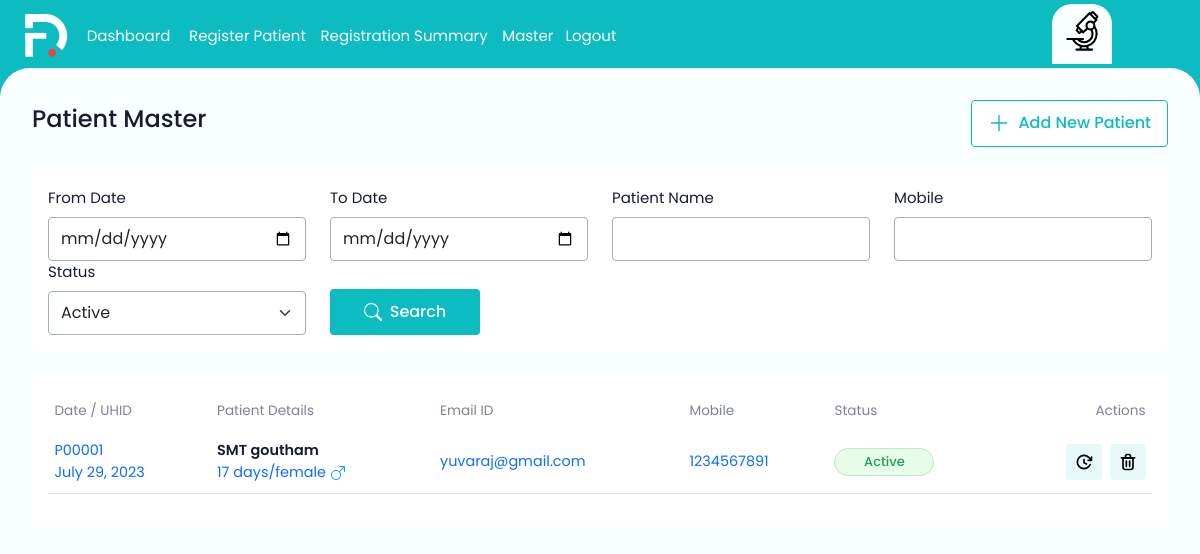
Screenshot of /registersummary/ (signed in) with the database file from the repository.
### ekonapp/models.py (models this page shows, shortened)
class ekon(models.Model):
    uhid = models.CharField(max_length=255)
    Mr = 'Mr'
    SMT  = 'SMT'
    OTHERS = 'OTHERS'
    ANIMAL = 'ANIMAL'
    BABY = 'BABY'
    MS = 'MS'
    MRS = 'MRS'
    DR = 'DR'
    MASTER = 'MASTER'
    STATUS_CHOICES = [
        (Mr, 'Mr'),
        (SMT, 'SMT'),
        (OTHERS, 'OTHERS'),
        (ANIMAL, 'ANIMAL'),
        (BABY, 'BABY'),
        (MS, 'MS'),
        (MRS, 'MRS'),
        (DR, 'DR'),
        (MASTER, 'MASTER')
    ]
    title = models.CharField(max_length=255)
    male = 'male'
    female = 'female'
    Others = 'Others'
    STATUS_CHOICES = [
        (male, 'male'),
        (female, 'female'),
        (Others,'Others'),
    ]
    gender = models.CharField(max_length=255)
    patient_name = models.CharField(max_length=255)
    dob = models.DateField()
    age = models.CharField(max_length=255)
    email_id = models.EmailField()
    contact_number = models.CharField(max_length=255)
    date =  models.DateField(auto_now_add=True)
    Active = 'Active'
    Inactive = 'Inactive'
    STATUS_CHOICES = [
        (Active, 'Active'),
        (Inactive, 'Inactive'),
    ]
    status = models.CharField(max_length=255, choices=STATUS_CHOICES)
    accession_number = models.CharField(max_length=50)

### ekonapp/decorators.py (the view)
    def wrapper(request, *args, **kwargs):
        if not request.user.is_authenticated:
            return redirect('registerlogin')
        elif not Device.objects.filter(user=request.user, is_registered=True).exists():
            return redirect('register_device')
        else:
            return view_func(request, *args, **kwargs)

### ekonapp/templates/registration-summary.html (shortened to what this page needs)
{% extends "base.html" %}
{% block content %}
  <main>
    <div class="mb-4 d-flex gap-3 align-items-center pe-3">
        <h5 class="page-heading">Patient Master</h5>
        <div class="ms-auto">
          <div class="d-flex gap-3">
            <a href = "{% url 'patient-registration' %}">
            <button type="submit" class="theme-btn-outline" >
              <svg>
                  <use xlink:href="static/images/iocn.svg#add"></use><a href ="{% url 'patient-registration' %}">
              </svg>
              <span>Add New Patient</span>
          </button>
        </a>
      </div>
        </div>
      </div>
      <form method="POST" action="{% url 'registrationsummary' %}">
    <div class="auto-scroll">
          <div class="bg-white rounded-2 p-3 mb-4">
              <div class="row">
                <div class="col-md-3">
                  <label class="form-label">From Date</label>
                  <input type="date" class="form-control" id="from-date" name="from_date">
                </div>
                <div class="col-md-3">
                  <label class="form-label">To Date</label>
                  <input type="date" class="form-control" id="to-date" name="to_date">
                </div>
                <div class="col-md-3">
                  <label class="form-label">Patient Name</label>
                  <input type="text" class="form-control" name="patient_name">
                </div>
                <div class="col-md-3">
                  <label class="form-label">Mobile</label>
                  <input type="text" class="form-control" name="contact_number">
                </div>
                <div class="col-md-3">
                  <label class="form-label">Status</label>
                  <select class="form-select" name="status">
                    <option value="Active" selected>Active</option>
                  </select>
                </div>
                <div class="col-md-3">
                  <button type="search" class="theme-btn btn-h">
                    <svg>
                      <use xlink:href="static/images/iocn.svg#search"></use>
                    </svg>
                    <span>Search</span>
                  </button>
                </div>
              </form>
          <div class="bg-white rounded-2 p-3">
              <div class="table-responsive">
                  <table class="table table-data ">
                      <thead>
                        <tr>
                          <th>Date / UHID</th>
                          <th>Patient Details</th>
                          <th>Email ID</th>
                          <th>Mobile</th>
                          <th>Status</th>
                          <th class="text-end">Actions</th>
                      <tbody>
                        <tr>
                          {% for Patient in patients %}
                          <div>
                          <td class="text-nowrap">
                            <a href="{% url 'editpatient' Patient.id %}" >
                            <span>{{Patient.uhid}}</span><br><span>{{Patient.date }}</span>
                            </a>
                          </td>
                          <td>
                            <div>
                              <a href="{% url 'editpatient' Patient.id %}" >
                              <div class="text-d-blue fw-semibold">{{Patient.title}} {{Patient.patient_name}}</div>
                              <div>
                                <span>{{Patient.age}}/{{Patient.gender}}</span>
                                <svg class="gender-male">
                                  <use xlink:href="assets/images/iocn.svg#gender-male"></use>
                              </svg>
                              </div>
                          </div>
                          </td>
                          <td><a href="{% url 'editpatient' Patient.id %}" >{{Patient.email_id}}</a></td>
                          <td><a href="{% url 'editpatient' Patient.id %}" >{{Patient.contact_number}}</a></td>
                          <td><a href="{% url 'editpatient' Patient.id %}" >
                              <div class="sts-green">{{Patient.status}}</div>
                          </a>
                            </td>
                          <td class="text-end">
                            <div class="d-flex gap-2 justify-content-end">
                              <a href="{% url 'addvisit' Patient.id %}">
                              <button type="button" class="table-btn" >
                                </button>
                              </a>
                                  <button type="button" class="table-btn">
                                    <a href="{% url 'deleteregistersummary' Patient.id %}" >
                                    </a>
                                </button>
                            </div>
                        </td>
                        </tr>
                      </thead>
                          {% endfor %}
                    </table>
              </div>
          </div>
  </main>
</body>
</html>
{% endblock %}

### static/css/custom.css (style rules this page uses)
body { font-family: var(--bs-theme-font-family); color: var(--bs-text-color-100); font-size: var(--bs-body-font-size); background-color: var(--bs-theme-color); }
main { background-color: var(--bs-bg-color); border-top-left-radius: 30px; border-top-right-radius: 30px; width: 100%; height: 100%; position: fixed; overflow: hidden; padding: 2rem 1rem 2rem 2rem; margin-right: 2rem; }
main .auto-scroll { overflow-x: hidden; overflow-y: auto; padding-right: 1rem; height: calc(100vh - 200px); }
main .page-heading { font-size: 1.5rem; font-weight: 500; color: var(--bs-text-color-100); }
main .form-control, main .form-select { padding: 0.55rem 0.75rem; border-radius: var(--bs-btn-radius); border-color: var(--bs-textbox-border); }
main .form-label { font-size: var(--bs-text-color-200); }
.theme-btn { background-color: var(--bs-theme-color); padding: 0.7rem 1rem; min-width: 150px; border: 0; font-size: 1rem; font-weight: 500; border-radius: var(--bs-btn-radius); display: flex; gap: 0.5rem; align-items: center; justify-content: center; }
.theme-btn svg { width: 18px; height: 18px; }
.theme-btn, .theme-btn svg { color: #fff; }
.theme-btn-outline { background-color: #fff; padding: 0.65rem 1rem; min-width: 150px; border: 1px solid var(--bs-theme-color); font-size: 1rem; font-weight: 500; border-radius: var(--bs-btn-radius); display: flex; gap: 0.5rem; align-items: center; justify-content: center; }
.theme-btn-outline svg { width: 22px; height: 22px; }
.theme-btn-outline, .theme-btn-outline svg { color: var(--bs-theme-color); }
.btn-h { margin-top: 1.75rem; }
.table-data { width: 100%; }
.table-data > thead th { font-size: 0.85rem; color: var(--bs-text-color-300); font-weight: 400; border-bottom: 0; background-color: #fff; position: sticky; }
.table-data > thead th, .table-data > tbody td { padding: 0.6rem 0.4rem; }
.table-data > tbody td { color: var(--bs-text-color-400); font-size: 0.9rem; vertical-align: middle; }
.table-data > tbody td .table-btn { width: 36px; height: 36px; background-color: var(--bs-table-icon-bg); border-radius: var(--bs-btn-radius); border: 0; }
.table-data > tbody td .table-btn svg { width: 20px; height: 20px; color: var(--bs-text-color-400); }
.gender-male { width: 16px; height: 16px; color: var(--bs-syblue); }
.sts-green { font-size: 0.813rem; padding: 0.2rem 0.5rem; background-color: var(--bs-green-light); color: var(--bs-green); border: 1px solid var(--bs-green-light-100); border-radius: 100vmax; display: inline-block; font-weight: 500; min-width: 100px; text-align: center; }
.text-d-blue { color: var(--bs-text-color-100) !important; }

### rows the page displays
ekon: uhid "P00001", date "July 29, 2023", title "SMT", patient_name "goutham", age "17 days", gender "female", email_id "yuvaraj@gmail.com", contact_number "1234567891", status "Active"
